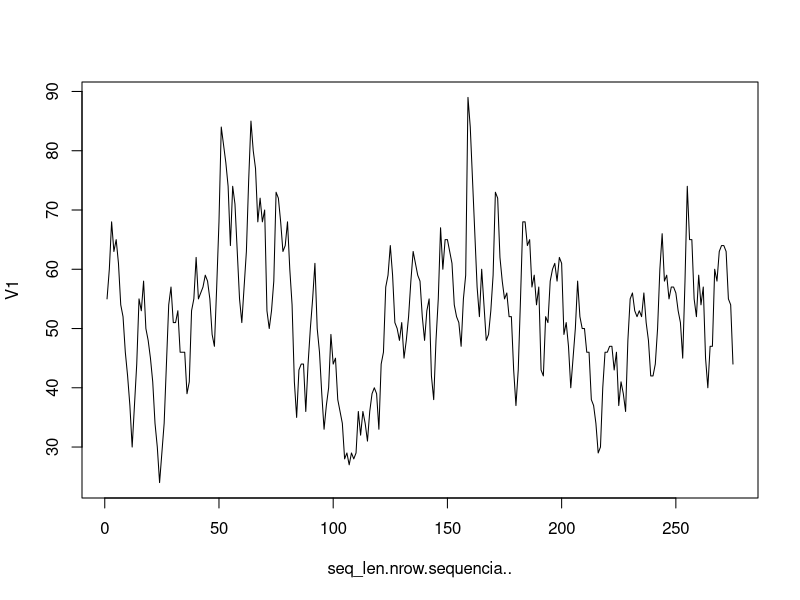
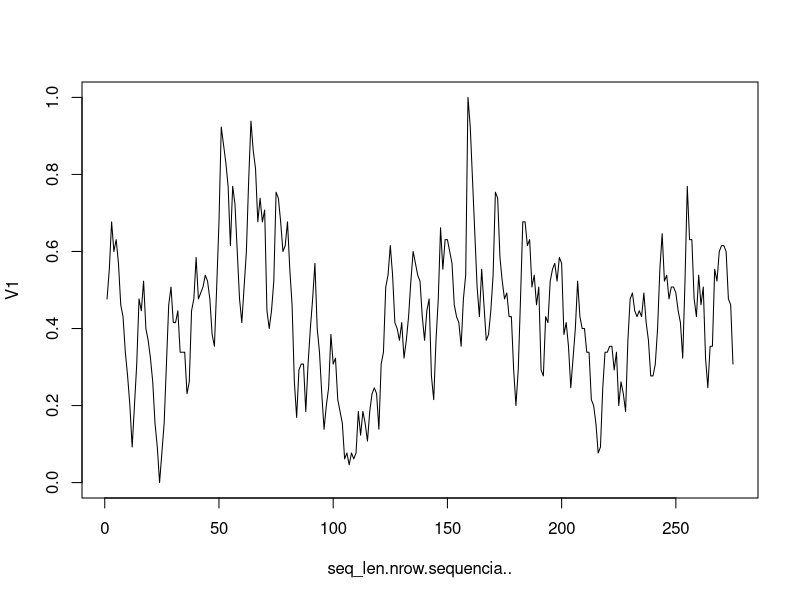

Here is the R script that generated these plots, in order:
dados.brutos <- read.table(file = "hsales.dat")

max.brutos <- max(dados.brutos)
min.brutos <- min(dados.brutos)

dados.normalizados <- (dados.brutos - min.brutos) / (max.brutos - min.brutos)



# para visualizacao dos dados

plot.seq <- function(sequencia)
    plot(data.frame(seq_len(nrow(sequencia)), sequencia), type = "l")

plot.seq(dados.brutos)
plot.seq(dados.normalizados)
